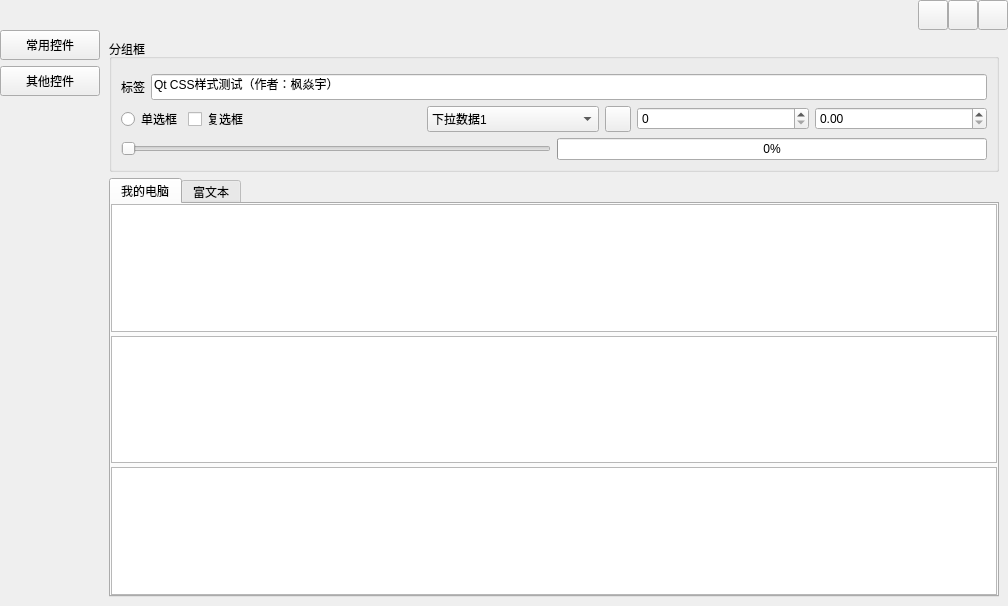
<?xml version="1.0" encoding="UTF-8"?>
<ui version="4.0">
 <class>QCssTestClass</class>
 <widget class="QWidget" name="QCssTestClass">
  <property name="geometry">
   <rect>
    <x>0</x>
    <y>0</y>
    <width>1008</width>
    <height>606</height>
   </rect>
  </property>
  <property name="windowTitle">
   <string>QCssTest</string>
  </property>
  <layout class="QVBoxLayout" name="verticalLayout_3">
   <property name="spacing">
    <number>0</number>
   </property>
   <property name="leftMargin">
    <number>0</number>
   </property>
   <property name="topMargin">
    <number>0</number>
   </property>
   <property name="rightMargin">
    <number>0</number>
   </property>
   <property name="bottomMargin">
    <number>0</number>
   </property>
   <item>
    <layout class="QHBoxLayout" name="horizontalLayout">
     <item>
      <widget class="QLabel" name="IcoLabel">
       <property name="minimumSize">
        <size>
         <width>30</width>
         <height>26</height>
        </size>
       </property>
       <property name="maximumSize">
        <size>
         <width>30</width>
         <height>26</height>
        </size>
       </property>
       <property name="text">
        <string/>
       </property>
      </widget>
     </item>
     <item>
      <widget class="QLabel" name="titleLabel">
       <property name="text">
        <string/>
       </property>
       <property name="openExternalLinks">
        <bool>true</bool>
       </property>
      </widget>
     </item>
     <item>
      <spacer name="horizontalSpacer">
       <property name="orientation">
        <enum>Qt::Horizontal</enum>
       </property>
       <property name="sizeHint" stdset="0">
        <size>
         <width>40</width>
         <height>20</height>
        </size>
       </property>
      </spacer>
     </item>
     <item>
      <layout class="QHBoxLayout" name="systemBtnLayout">
       <property name="spacing">
        <number>0</number>
       </property>
       <item>
        <widget class="QPushButton" name="minBtn">
         <property name="minimumSize">
          <size>
           <width>30</width>
           <height>30</height>
          </size>
         </property>
         <property name="maximumSize">
          <size>
           <width>30</width>
           <height>30</height>
          </size>
         </property>
         <property name="text">
          <string/>
         </property>
        </widget>
       </item>
       <item>
        <widget class="QPushButton" name="maxBtn">
         <property name="minimumSize">
          <size>
           <width>30</width>
           <height>30</height>
          </size>
         </property>
         <property name="maximumSize">
          <size>
           <width>30</width>
           <height>30</height>
          </size>
         </property>
         <property name="text">
          <string/>
         </property>
        </widget>
       </item>
       <item>
        <widget class="QPushButton" name="closeBtn">
         <property name="minimumSize">
          <size>
           <width>30</width>
           <height>30</height>
          </size>
         </property>
         <property name="maximumSize">
          <size>
           <width>30</width>
           <height>30</height>
          </size>
         </property>
         <property name="text">
          <string/>
         </property>
        </widget>
       </item>
      </layout>
     </item>
    </layout>
   </item>
   <item>
    <layout class="QHBoxLayout" name="horizontalLayout_5">
     <property name="spacing">
      <number>0</number>
     </property>
     <item>
      <layout class="QVBoxLayout" name="verticalLayout_2">
       <item>
        <widget class="QPushButton" name="TabBtn1">
         <property name="minimumSize">
          <size>
           <width>100</width>
           <height>30</height>
          </size>
         </property>
         <property name="text">
          <string>常用控件</string>
         </property>
         <property name="checkable">
          <bool>true</bool>
         </property>
         <property name="autoDefault">
          <bool>true</bool>
         </property>
        </widget>
       </item>
       <item>
        <widget class="QPushButton" name="TabBtn2">
         <property name="minimumSize">
          <size>
           <width>100</width>
           <height>30</height>
          </size>
         </property>
         <property name="text">
          <string>其他控件</string>
         </property>
         <property name="checkable">
          <bool>true</bool>
         </property>
         <property name="autoDefault">
          <bool>true</bool>
         </property>
        </widget>
       </item>
       <item>
        <spacer name="verticalSpacer">
         <property name="orientation">
          <enum>Qt::Vertical</enum>
         </property>
         <property name="sizeHint" stdset="0">
          <size>
           <width>20</width>
           <height>40</height>
          </size>
         </property>
        </spacer>
       </item>
      </layout>
     </item>
     <item>
      <widget class="QStackedWidget" name="stackedWidget">
       <widget class="QWidget" name="page">
        <layout class="QGridLayout" name="gridLayout_4">
         <property name="leftMargin">
          <number>9</number>
         </property>
         <property name="topMargin">
          <number>9</number>
         </property>
         <property name="rightMargin">
          <number>9</number>
         </property>
         <property name="bottomMargin">
          <number>9</number>
         </property>
         <property name="horizontalSpacing">
          <number>9</number>
         </property>
         <item row="0" column="0">
          <widget class="QGroupBox" name="groupBox">
           <property name="title">
            <string>分组框</string>
           </property>
           <layout class="QGridLayout" name="gridLayout_3">
            <property name="leftMargin">
             <number>9</number>
            </property>
            <property name="topMargin">
             <number>15</number>
            </property>
            <property name="rightMargin">
             <number>9</number>
            </property>
            <property name="bottomMargin">
             <number>9</number>
            </property>
            <property name="spacing">
             <number>9</number>
            </property>
            <item row="0" column="0">
             <layout class="QVBoxLayout" name="verticalLayout">
              <item>
               <layout class="QHBoxLayout" name="horizontalLayout_4">
                <item>
                 <widget class="QLabel" name="label">
                  <property name="text">
                   <string>标签</string>
                  </property>
                 </widget>
                </item>
                <item>
                 <widget class="QLineEdit" name="lineEdit">
                  <property name="minimumSize">
                   <size>
                    <width>0</width>
                    <height>26</height>
                   </size>
                  </property>
                  <property name="text">
                   <string>Qt CSS样式测试（作者：枫焱宇）</string>
                  </property>
                 </widget>
                </item>
               </layout>
              </item>
              <item>
               <layout class="QHBoxLayout" name="horizontalLayout_3">
                <item>
                 <widget class="QRadioButton" name="radioButton">
                  <property name="text">
                   <string>单选框</string>
                  </property>
                 </widget>
                </item>
                <item>
                 <widget class="QCheckBox" name="checkBox">
                  <property name="text">
                   <string>复选框</string>
                  </property>
                 </widget>
                </item>
                <item>
                 <spacer name="horizontalSpacer_2">
                  <property name="orientation">
                   <enum>Qt::Horizontal</enum>
                  </property>
                  <property name="sizeHint" stdset="0">
                   <size>
                    <width>40</width>
                    <height>20</height>
                   </size>
                  </property>
                 </spacer>
                </item>
                <item>
                 <widget class="QComboBox" name="comboBox">
                  <property name="sizePolicy">
                   <sizepolicy hsizetype="Expanding" vsizetype="Fixed">
                    <horstretch>0</horstretch>
                    <verstretch>0</verstretch>
                   </sizepolicy>
                  </property>
                  <property name="minimumSize">
                   <size>
                    <width>0</width>
                    <height>26</height>
                   </size>
                  </property>
                  <item>
                   <property name="text">
                    <string>下拉数据1</string>
                   </property>
                  </item>
                  <item>
                   <property name="text">
                    <string>下拉数据2</string>
                   </property>
                  </item>
                  <item>
                   <property name="text">
                    <string>下拉数据3</string>
                   </property>
                  </item>
                 </widget>
                </item>
                <item>
                 <widget class="QPushButton" name="addBtn">
                  <property name="minimumSize">
                   <size>
                    <width>26</width>
                    <height>26</height>
                   </size>
                  </property>
                  <property name="maximumSize">
                   <size>
                    <width>26</width>
                    <height>26</height>
                   </size>
                  </property>
                  <property name="text">
                   <string/>
                  </property>
                 </widget>
                </item>
                <item>
                 <widget class="QSpinBox" name="spinBox">
                  <property name="sizePolicy">
                   <sizepolicy hsizetype="Expanding" vsizetype="Fixed">
                    <horstretch>0</horstretch>
                    <verstretch>0</verstretch>
                   </sizepolicy>
                  </property>
                 </widget>
                </item>
                <item>
                 <widget class="QDoubleSpinBox" name="doubleSpinBox">
                  <property name="sizePolicy">
                   <sizepolicy hsizetype="Expanding" vsizetype="Fixed">
                    <horstretch>0</horstretch>
                    <verstretch>0</verstretch>
                   </sizepolicy>
                  </property>
                 </widget>
                </item>
               </layout>
              </item>
              <item>
               <layout class="QHBoxLayout" name="horizontalLayout_2">
                <item>
                 <widget class="QSlider" name="horizontalSlider">
                  <property name="orientation">
                   <enum>Qt::Horizontal</enum>
                  </property>
                 </widget>
                </item>
                <item>
                 <widget class="QProgressBar" name="progressBar">
                  <property name="value">
                   <number>0</number>
                  </property>
                 </widget>
                </item>
               </layout>
              </item>
             </layout>
            </item>
           </layout>
          </widget>
         </item>
         <item row="1" column="0">
          <widget class="QTabWidget" name="tabWidget">
           <property name="focusPolicy">
            <enum>Qt::WheelFocus</enum>
           </property>
           <property name="currentIndex">
            <number>0</number>
           </property>
           <widget class="QWidget" name="tab">
            <attribute name="title">
             <string>我的电脑</string>
            </attribute>
            <layout class="QGridLayout" name="gridLayout">
             <property name="leftMargin">
              <number>0</number>
             </property>
             <property name="topMargin">
              <number>0</number>
             </property>
             <property name="rightMargin">
              <number>0</number>
             </property>
             <property name="bottomMargin">
              <number>0</number>
             </property>
             <property name="horizontalSpacing">
              <number>0</number>
             </property>
             <property name="verticalSpacing">
              <number>4</number>
             </property>
             <item row="0" column="0">
              <widget class="QTreeView" name="treeView"/>
             </item>
             <item row="1" column="0">
              <widget class="QTableView" name="tableView"/>
             </item>
             <item row="2" column="0">
              <widget class="QListView" name="listView"/>
             </item>
            </layout>
           </widget>
           <widget class="QWidget" name="tab_2">
            <attribute name="title">
             <string>富文本</string>
            </attribute>
            <layout class="QGridLayout" name="gridLayout_2">
             <property name="leftMargin">
              <number>0</number>
             </property>
             <property name="topMargin">
              <number>0</number>
             </property>
             <property name="rightMargin">
              <number>0</number>
             </property>
             <property name="bottomMargin">
              <number>0</number>
             </property>
             <property name="horizontalSpacing">
              <number>0</number>
             </property>
             <property name="verticalSpacing">
              <number>4</number>
             </property>
             <item row="0" column="0">
              <widget class="QTextEdit" name="textEdit"/>
             </item>
             <item row="1" column="0">
              <widget class="QPlainTextEdit" name="plainTextEdit"/>
             </item>
            </layout>
           </widget>
          </widget>
         </item>
        </layout>
       </widget>
       <widget class="QWidget" name="page_2">
        <layout class="QVBoxLayout" name="verticalLayout_4">
         <item>
          <layout class="QHBoxLayout" name="horizontalLayout_6">
           <item>
            <widget class="QTimeEdit" name="timeEdit"/>
           </item>
           <item>
            <widget class="QDateEdit" name="dateEdit">
             <property name="calendarPopup">
              <bool>true</bool>
             </property>
            </widget>
           </item>
           <item>
            <widget class="QDateEdit" name="dateEdit_2"/>
           </item>
          </layout>
         </item>
         <item>
          <layout class="QHBoxLayout" name="horizontalLayout_7">
           <item>
            <widget class="QDateTimeEdit" name="dateTimeEdit">
             <property name="calendarPopup">
              <bool>true</bool>
             </property>
            </widget>
           </item>
           <item>
            <widget class="QDateTimeEdit" name="dateTimeEdit_2"/>
           </item>
          </layout>
         </item>
         <item>
          <layout class="QHBoxLayout" name="horizontalLayout_8">
           <item>
            <widget class="QCalendarWidget" name="calendarWidget"/>
           </item>
           <item>
            <widget class="QCalendarWidget" name="calendarWidget_2"/>
           </item>
          </layout>
         </item>
        </layout>
       </widget>
      </widget>
     </item>
    </layout>
   </item>
  </layout>
 </widget>
 <layoutdefault spacing="6" margin="11"/>
 <resources>
  <include location="QCssTest.qrc"/>
 </resources>
 <connections/>
</ui>
